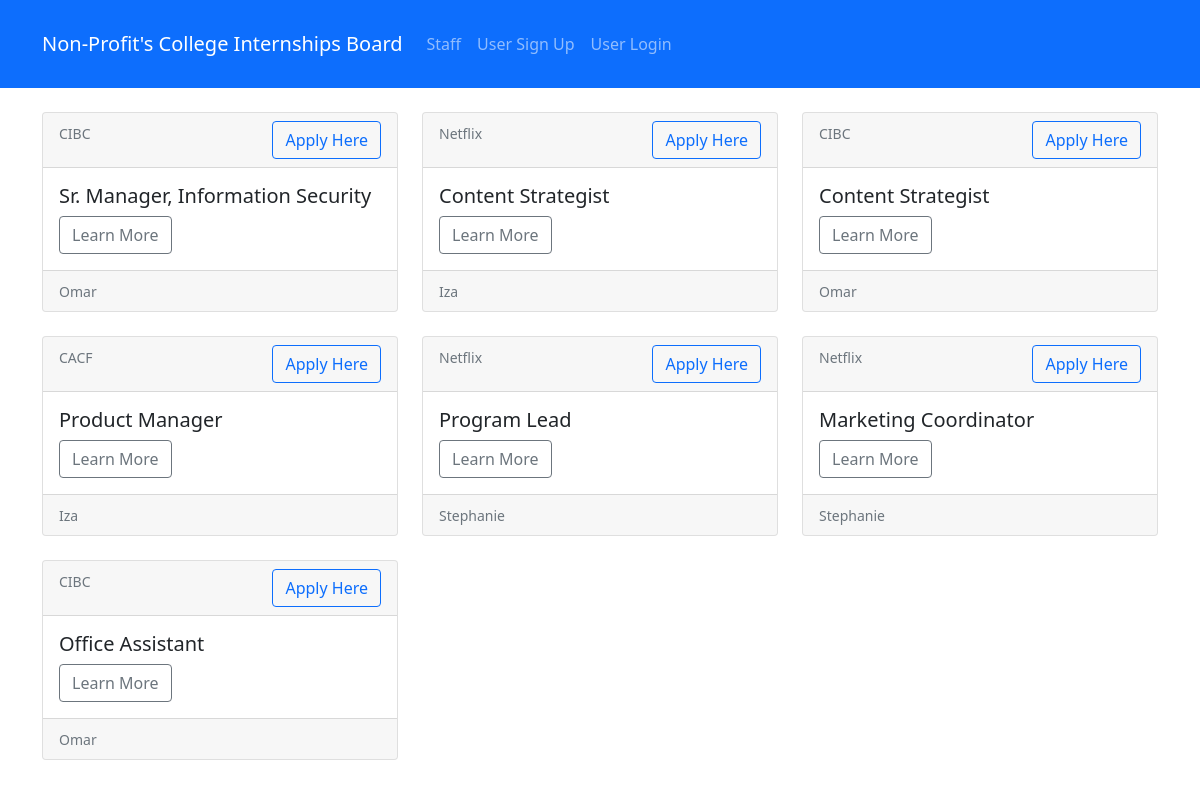
The app's page /, older data.
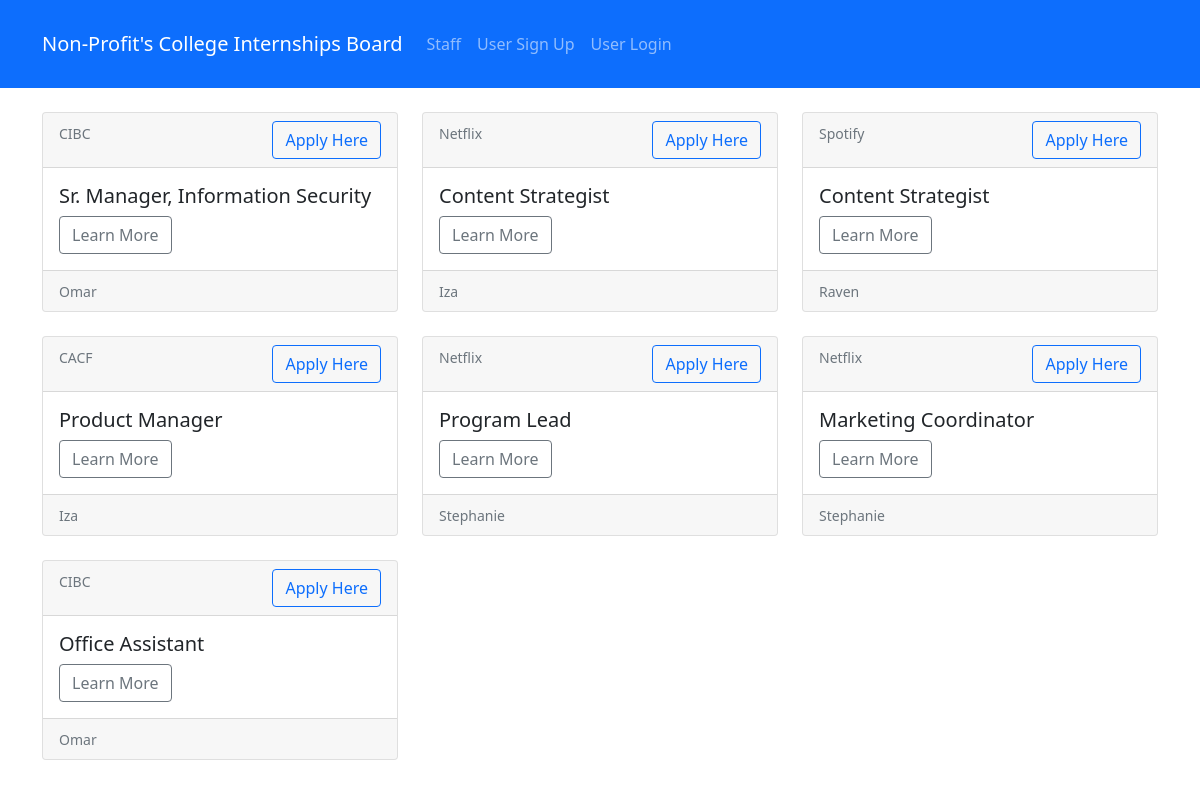
The same page, newer data.
### board/models.py (models this page shows, shortened)
class Internship(models.Model):
    position_title = models.CharField(max_length=200)
    date_posted = models.DateField(default=date.today)
    app_link= models.URLField()
    description = models.TextField(blank=True)
    staff = models.ForeignKey(Staff, null=True, on_delete= models.SET_NULL)
    company = models.ForeignKey(Company, null=True, on_delete= models.SET_NULL)

class Company(models.Model):
    name = models.CharField(max_length=200)
    org_partner = models.BooleanField()
    website = models.URLField()
    location = models.CharField(max_length=200, blank=True)
    def __str__(self):
        return self.name

class Staff(models.Model):
    name= models.CharField(max_length=150)
    position = models.CharField(max_length=200)
    email = models.EmailField()
    def __str__(self):
        return self.name

### board/views.py (the view)
# urls.py: path('', views.home, name='board-home'),
def home(request):
    context = {
        'internships': Internship.objects.all(),
        'staff' : Staff.objects.all(),
    }
    return render(request, 'board/home.html', context)

### board/templates/board/home.html
{% extends "board/base.html" %}
{% block content %}
    <div class="row row-cols-1 row-cols-md-3 g-4">
      {% for internship in internships %}
        <div class="col">
          <div class="card h-100">
            <div class="card-header">
              <small class="text-muted">{{ internship.company }}</small>
              <a href="{{ internship.app_link }}" class="btn btn-outline-primary float-end">Apply Here</a>
            </div>
            <div class="card-body">
              <h5 class="card-title">{{ internship.position_title }}</h5>
              <a href="{% url 'show-internship' internship.id %}" class="btn btn-outline-secondary ">Learn More</a>
            </div>
            <div class="card-footer">
              <small class="text-muted">{{ internship.staff }}</small>
            </div>
          </div>
        </div>
        {% endfor %}
    </div>
{% endblock content %}

Row changes from the older to the newer data that the page shows:
changed Internship: company "CIBC" → "Spotify"; staff "Omar" → "Raven"
